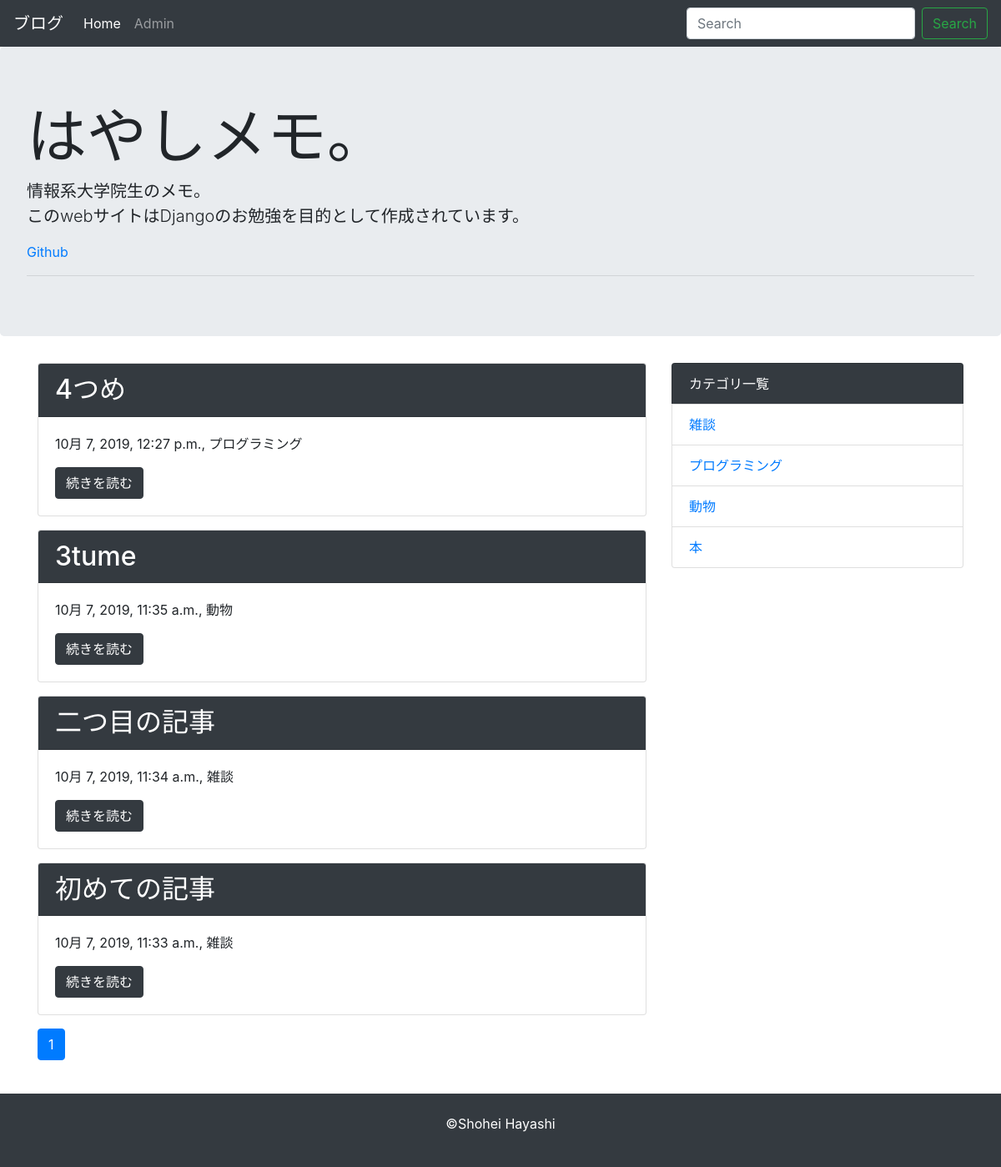
The app's page / (signed in) with its own data.
### blog/models.py (models this page shows, shortened)
class Post(models.Model):
  title = models.CharField('タイトル', max_length = 255)
  text = models.TextField('本文')
  created_at = models.DateTimeField('作成日', default=timezone.now)
  category = models.ForeignKey(Category, verbose_name='カテゴリ', on_delete=models.PROTECT)

class Category(models.Model):
  name = models.CharField('カテゴリ名', max_length = 255)
  created_at = models.DateTimeField('作成日', default=timezone.now)
  def __str__(self):
      return self.name

### blog/views.py (the view)
# urls.py: path('', views.IndexView.as_view(), name='index'),
class IndexView(generic.ListView):
  model = Post
  paginate_by = 10
  def get_queryset(self):
      queryset = Post.objects.order_by('-created_at')
      keyword = self.request.GET.get('keyword')
      if keyword:
        queryset = queryset.filter(
          Q(title__icontains=keyword) | Q(text__icontains=keyword)
        )
      return queryset

### blog/context_processors.py (called while the page is built)
def common(request):
  context = {
    'category_list':Category.objects.all(),
  }
  return context

### blog/templatetags/mytag.py (called while the page is built)
@register.simple_tag
def url_replace(request, field, value):
    url_dict = request.GET.copy()
    url_dict[field] = value
    return url_dict.urlencode()

### blog/templates/blog/post_list.html
{% extends 'blog/base.html' %}
{% block content %}
{% for post in post_list %}
  <div class="card mb-3">
    <h2 class="card-header bg-dark text-white">{{ post.title }}</h4>
    <div class="card-body">
      <p>{{ post.created_at }}, {{ post.category }}</p>
      <a href="{% url 'blog:detail' post.pk %}" class="btn btn-dark">続きを読む</a>
    </div>
  </div>
{% endfor %}
{% include 'blog/page.html' %}
{% endblock %}

### blog/templates/blog/base.html (shortened to what this page needs)
<!DOCTYPE html>
<html lang="ja">
<head>
  <link rel="stylesheet" href="https://stackpath.bootstrapcdn.com/bootstrap/4.3.1/css/bootstrap.min.css">
</head>
<body>
  <nav class="navbar navbar-expand-lg navbar-dark bg-dark">
    <a class="navbar-brand" href="{% url 'blog:index' %}">ブログ</a>
    <div class="collapse navbar-collapse" id="navbarSupportedContent">
      <ul class="navbar-nav mr-auto">
        <li class="nav-item active">
          <a class="nav-link" href="{% url 'blog:index' %}">Home</a>
        </li>
        {% if user.is_superuser %}
        <li class="nav-item">
          <a class="nav-link" href="{% url 'admin:index' %}">Admin</a>
        </li>
        {% endif %}
      </ul>
      <form class="form-inline my-2 my-lg-0" method="GET" action="{% url 'blog:index' %}">
        <input class="form-control mr-sm-2" type="text" placeholder="Search" aria-label="Search" name="keyword">
        <button class="btn btn-outline-success my-2 my-sm-0" type="submit">Search</button>
      </form>
    </div>
  </nav>
  <div class="jumbotron">
    <h1 class="display-3">はやしメモ。</h1>
    <p class="lead">情報系大学院生のメモ。<br>
    このwebサイトはDjangoのお勉強を目的として作成されています。</p>
    <p><a href="https://github.com/RingSho/django-blog">Github</a></p>
    <hr class="my-2">
  </div>
  <div class="container mb-4 mt-3">
    <div class="row">
      <div class="col-md-8">
        {% block content %}
        {% endblock %}
      </div>
      <div class="col-md-4">
        <ul class="list-group">
          <li class="list-group-item bg-dark text-white">カテゴリ一覧</li>
          {% for category in category_list%}
            <li class="list-group-item">
              <a href="{% url 'blog:category' category.pk %}">{{ category }}</a>
            </li>
          {% endfor %}
        </ul>
      </div>
    </div>
  </div>
  <footer class="bg-dark text-white text-center py-4">
    <p>©Shohei Hayashi</p>
  </footer>
</body>
</html>

### records on screen
Post: title "4つめ", created_at "10月 7, 2019, 12:27 p.m.", category "プログラミング"
Post: title "3tume", created_at "10月 7, 2019, 11:35 a.m.", category "動物"
Post: title "二つ目の記事", created_at "10月 7, 2019, 11:34 a.m.", category "雑談"
Post: title "初めての記事", created_at "10月 7, 2019, 11:33 a.m.", category "雑談"
Category: name "雑談"
Category: name "プログラミング"
Category: name "動物"
Category: name "本"

### other values on screen
{{ link_page }} "1"
